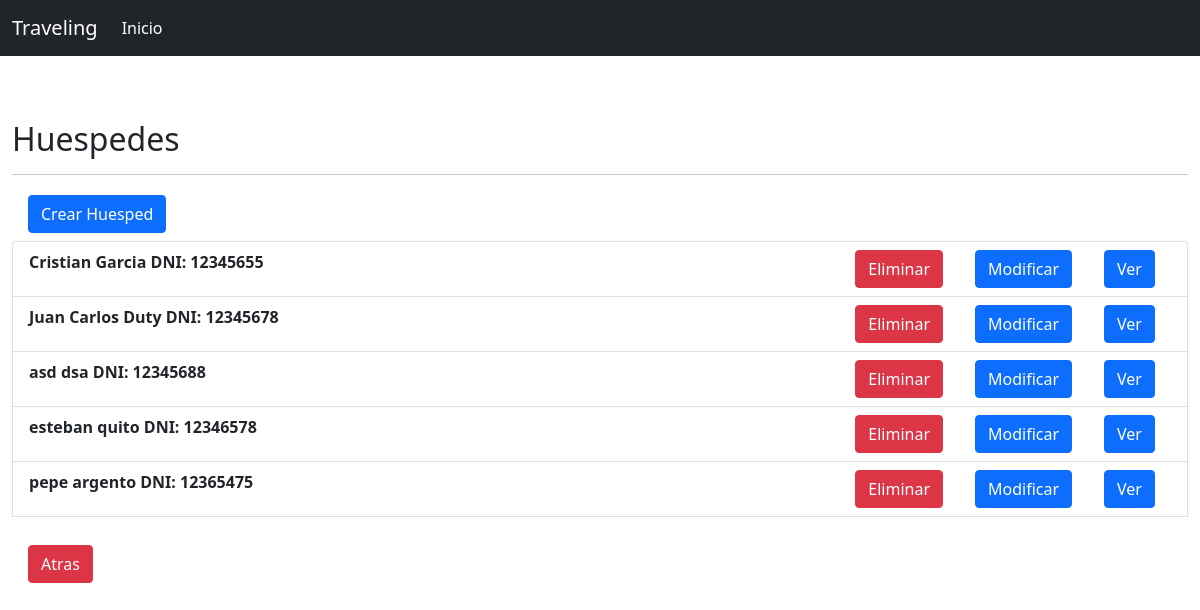
The app's page /huesped/list/ with its own data.
### finalCristianGarcia/models/huesped.py (models this page shows, shortened)
class Huesped(models.Model):
    nombre = models.CharField(max_length=50)
    apellido = models.CharField(max_length=70)
    DNI = 'DNI'
    PS = 'PS'
    tipos_de_documentos = (
        (DNI, 'Dni'),
        (PS, 'Pasaporte'),
    )
    tipo_documento = models.CharField(
        max_length= 3,
        choices= tipos_de_documentos,
        default=DNI,
    )
    numero_documento = models.CharField(primary_key=True, max_length= 10)
    mail = models.EmailField()
    def __str__(self):
        return self.nombre + " " + self.apellido + " " + self.tipo_documento + ": " + str(self.numero_documento)

### finalCristianGarcia/views/huesped.py (the view)
# urls.py: path('huesped/list/', HuespedListView.as_view(), name = 'huesped_list'),
class HuespedListView(ListView):
    model = Huesped
    template_name = "finalCristianGarcia/huesped_list.html"
    queryset = Huesped.objects.order_by('numero_documento')
    fields = 'nombre','apellido', 'tipo_documento', 'numero_documento'

### finalCristianGarcia/templates/finalCristianGarcia/huesped_list.html (shortened to what this page needs)
{% extends 'base.html' %}
{% load crispy_forms_tags %}
{% block content %}
    <br>
    <br>
    <br>
    <h2>Huespedes
    <hr>
    <div class="float-right"><a class="btn btn-primary mx-3 float-right" href="{% url 'huesped_create' %}">Crear Huesped</a></div>
    </h2>
    <ul class="list-group">
        {% for huesped in object_list %}
            <li class="list-group-item">
                <div class="row">
                    <div class="col-4"> <strong>{{ huesped }} </strong> </div>
                        <div class="col-8 d-flex justify-content-end ">
                            <a class="mx-3 float-right btn btn-danger" href="{% url 'huesped_delete' huesped.numero_documento %}">Eliminar</a>
                            <a class="mx-3 float-right btn btn-primary" href="{% url 'huesped_update' huesped.numero_documento %}">Modificar</a>
                            <a class="mx-3 float-right btn btn-primary" href="{% url 'huesped_detail' huesped.numero_documento %}">Ver</a>
                        </div>
                </div>
            </li>
        {% endfor %}
        <div class="col-4">
            <br>
            <a class="btn btn-danger mx-3 float-right mt-1" href="{% url 'dashboard' %}">Atras</a>
        </div>
    </ul>
{% endblock %}

### records on screen
Huesped: nombre+apellido+tipo_documento "Cristian Garcia DNI: 12345655"
Huesped: nombre+apellido+tipo_documento "Juan Carlos Duty DNI: 12345678"
Huesped: nombre+apellido+tipo_documento "asd dsa DNI: 12345688"
Huesped: nombre+apellido+tipo_documento "esteban quito DNI: 12346578"
Huesped: nombre+apellido+tipo_documento "pepe argento DNI: 12365475"
